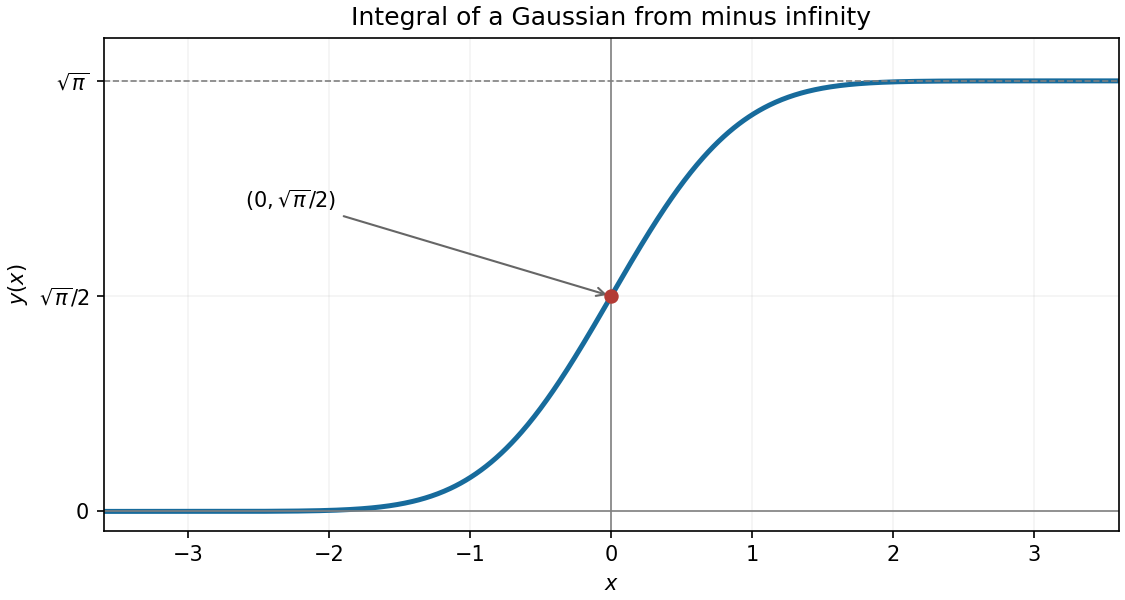

Write the Python code that produced this figure.
"""Generate this figure in cwd, normally the mirrored _media directory.
Tested with Python 3.14, NumPy 2.3.5 and Matplotlib 3.10.7.
Dependencies are declared in the repository pyproject.toml.
"""
from pathlib import Path
import matplotlib
matplotlib.use("Agg")
import matplotlib.pyplot as plt
import numpy as np

from math import erf, sqrt, pi
x = np.linspace(-3.6, 3.6, 800)
y = np.array([sqrt(pi) * (1 + erf(t)) / 2 for t in x])
fig, ax = plt.subplots(figsize=(7.5, 4), layout="constrained")
ax.plot(x, y, color="#176b9c", linewidth=2.4)
ax.axhline(0, color="0.5", linewidth=0.8)
ax.axhline(sqrt(pi), color="0.5", linewidth=0.8, linestyle="--")
ax.axvline(0, color="0.5", linewidth=0.8)
ax.scatter([0], [sqrt(pi)/2], color="#b33b35", s=35, zorder=4)
ax.annotate(r"$(0,\sqrt{\pi}/2)$", xy=(0, sqrt(pi)/2), xytext=(-2.6, 1.25), arrowprops={"arrowstyle": "->", "color": "0.4"})
ax.set(xlabel=r"$x$", ylabel=r"$y(x)$", xlim=(-3.6, 3.6), ylim=(-0.08, 1.95), title="Integral of a Gaussian from minus infinity")
ax.set_yticks([0, sqrt(pi)/2, sqrt(pi)], ["0", r"$\sqrt{\pi}/2$", r"$\sqrt{\pi}$"])
ax.grid(alpha=0.15)
fig.savefig(Path.cwd() / Path(__file__).with_suffix(".png").name, dpi=150, facecolor="white")
plt.close(fig)
